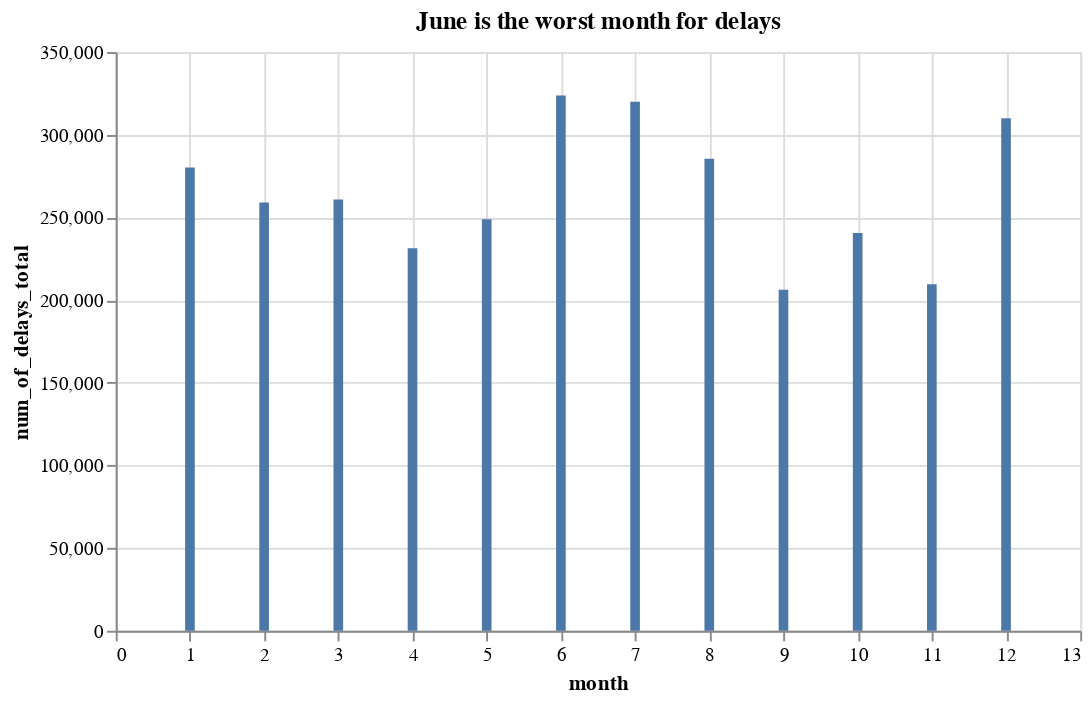

Notebook code cell kept with this figure:
### Code cell
# Loading data
df_q2 = df.copy()

# Convert month column to numeric
## After examining the data, I should make the `n/a` data to match the above month
ls = []

for i in df_q2['month']:
    ls.append(i)

x = 0

for i in range(len(ls)):
   if ls[i] == 'n/a':
     ls[i] = ls[i-1]
     x+=1
print()
print()
print()
print()
print(x) #27
print()
print()
print()
print()
print()

df_q2['month'] = ls

# Convert string month to numeric
def monthToNum(shortMonth):
    return {
        'January': 1,
        'Febuary': 2,
        'March': 3,
        'April': 4,
        'May': 5,
        'June': 6,
        'July': 7,
        'August': 8,
        'September': 9, 
        'October': 10,
        'November': 11,
        'December': 12
    }[shortMonth]

# Convert the data to numeric data
df_q2['month'] = df_q2['month'].apply(lambda x: monthToNum(x))

# Organize with groupby month
total_delays_per_month = df_q2.groupby('month').num_of_delays_total.sum().sort_values(ascending=False)

# Convert to DF for charting
dfx = pd.DataFrame([total_delays_per_month]).T

# Fix indexing issue
dfx['month'] = dfx.index
dfx.reset_index(drop=True, inplace=True)

# Format the way I want
dfx = dfx[['month', 'num_of_delays_total']]

# Just in case it comes in handy later
# months = ['January','Febuary','March','April','May','June','July','August','September','October','November','December']

# Chart
total_delays_per_month_chart = (alt.Chart(dfx).encode(x='month',y='num_of_delays_total').mark_bar().properties(width=500, title="June is the worst month for delays"))

# Results
print("As we can see in the chart below, June is the worst month for delays at the airports observed.\n")

# SAVE CHART
# total_delays_per_month_chart.save('total_delays_per_month_chart.png')
total_delays_per_month_chart

### Figure 1 — Vega-Lite specification as saved in the notebook (floating-point values rounded to 4 significant figures)
{"config": {"view": {"continuousWidth": 400, "continuousHeight": 300}}, "data": {"name": "data-cc9bae17a04503f9afaf3a2ee67333c2"}, "mark": "bar", "encoding": {"x": {"type": "quantitative", "field": "month"}, "y": {"type": "quantitative", "field": "num_of_delays_total"}}, "title": "June is the worst month for delays", "width": 500, "$schema": "https://vega.github.io/schema/vega-lite/v4.8.1.json", "datasets": {"data-cc9bae17a04503f9afaf3a2ee67333c2": [{"month": 6, "num_of_delays_total": 323759}, {"month": 7, "num_of_delays_total": 319960}, {"month": 12, "num_of_delays_total": 310056}, {"month": 8, "num_of_delays_total": 285514}, {"month": 1, "num_of_delays_total": 280209}, {"month": 3, "num_of_delays_total": 260822}, {"month": 2, "num_of_delays_total": 259092}, {"month": 5, "num_of_delays_total": 248971}, {"month": 10, "num_of_delays_total": 240577}, {"month": 4, "num_of_delays_total": 231408}, {"month": 11, "num_of_delays_total": 209559}, {"month": 9, "num_of_delays_total": 206223}]}}
